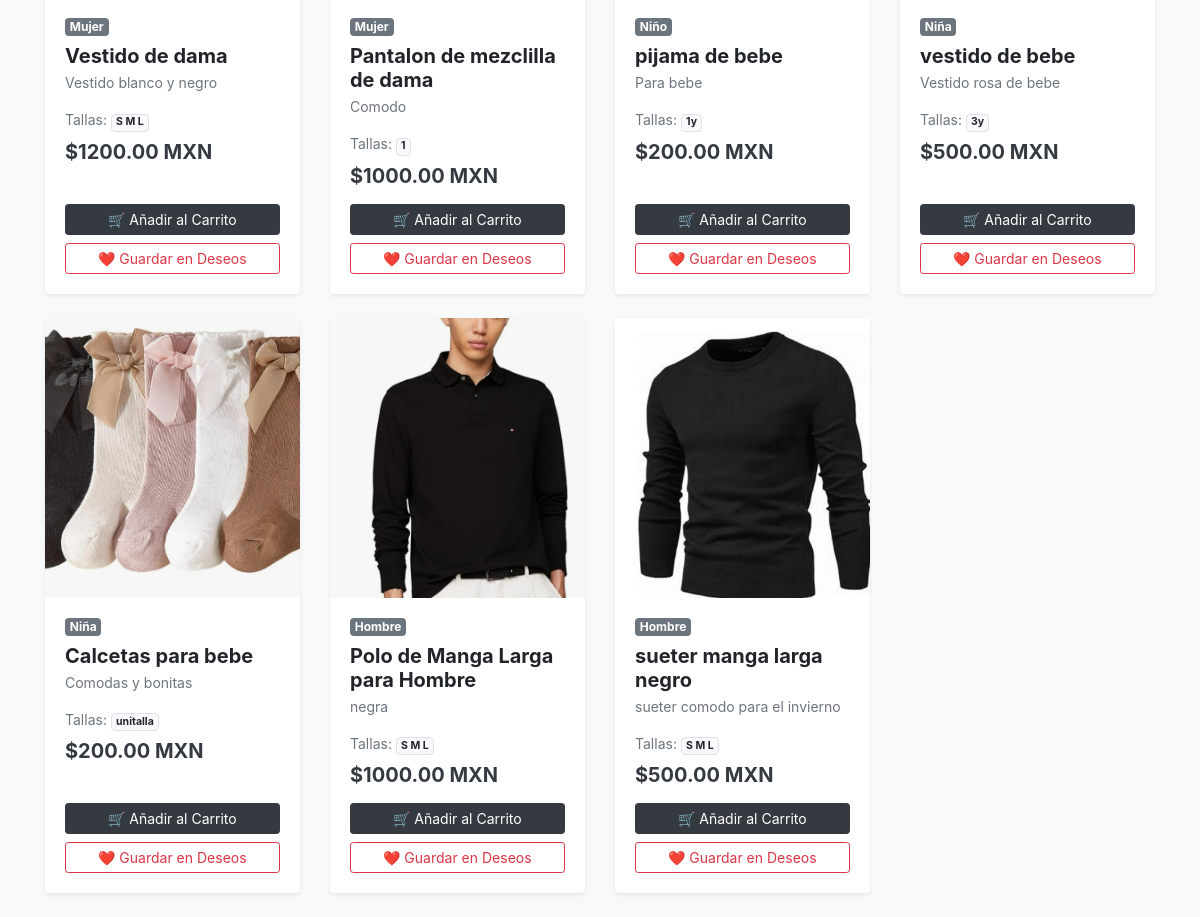
Before: / (lower part) with the older database file.
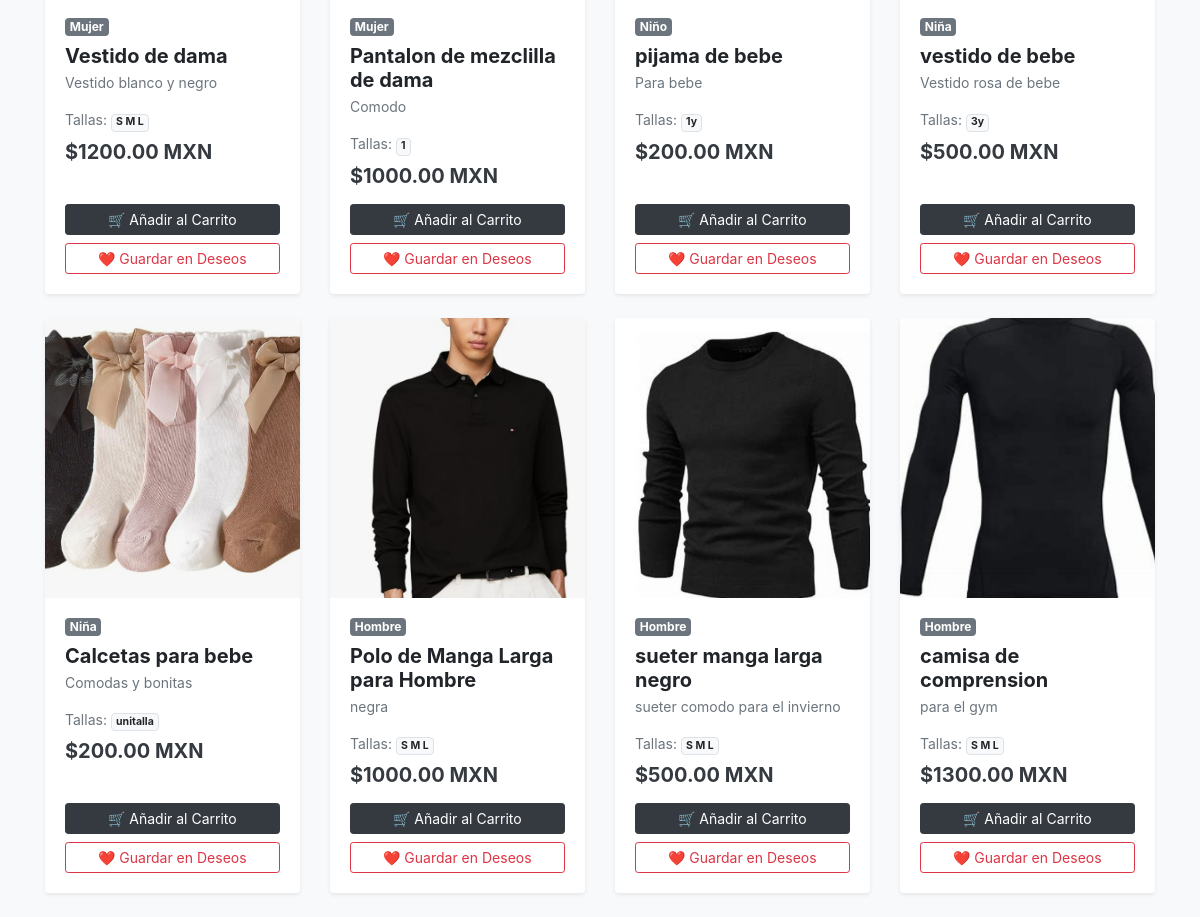
After: the same page with the newer database file.
### tienda/models.py (models this page shows, shortened)
class Producto(models.Model):
    CATEGORIAS = [
        ('Hombre', 'Hombre'),
        ('Mujer', 'Mujer'),
        ('Niña', 'Niña'),
        ('Niño', 'Niño'),
    ]
    nombre = models.CharField(max_length=100)
    descripcion = models.TextField()
    precio = models.DecimalField(max_digits=10, decimal_places=2)
    talla = models.CharField(max_length=10)
    stock = models.IntegerField()
    categoria = models.CharField(max_length=20, choices=CATEGORIAS)
    imagen = models.ImageField(upload_to='productos/', null=True, blank=True)

### tienda/views.py (the view)
# urls.py: path('', views.inicio, name='inicio'),
def inicio(request):
    productos = Producto.objects.all()
    buscar = request.GET.get('buscar')
    if buscar:
        productos = Producto.objects.filter(nombre__icontains=buscar)
    return render(request, 'tienda/inicio.html', {
        'productos': productos
    })

### tienda/templates/tienda/inicio.html (shortened to what this page needs)
<!DOCTYPE html>
<html lang="es">
<head>
    <link rel="stylesheet" href="https://cdn.jsdelivr.net/npm/bootstrap@4.6.2/dist/css/bootstrap.min.css">
</head>
<body class="bg-light">
    <div class="container mt-4">
        <div class="row">
            {% for producto in productos %}
                <div class="col-md-3 mb-4">
                    <div class="card h-100 product-card border-0 shadow-sm">
                        {% if producto.imagen %}
                            <img src="{{ producto.imagen.url }}" class="card-img-top" alt="{{ producto.nombre }}" style="height: 280px; object-fit: cover;">
                        {% else %}
                            <div class="bg-secondary text-white d-flex align-items-center justify-content-center" style="height: 280px;">
                                <span>Sin imagen</span>
                            </div>
                        {% endif %}
                        <div class="card-body d-flex flex-column">
                            <span class="badge badge-secondary mb-2 align-self-start">{{ producto.categoria }}</span>
                            <h5 class="card-title font-weight-bold mb-1">{{ producto.nombre }}</h5>
                            <p class="card-text text-muted small text-truncate">{{ producto.descripcion }}</p>
                            <p class="text-muted small mb-2">Tallas: <span class="badge badge-light border">{{ producto.talla }}</span></p>
                            <h5 class="text-dark font-weight-bold mb-3">${{ producto.price|default:producto.precio }} MXN</h5>
                            <div class="mt-auto">
                                <a href="{% url 'agregar_al_carrito' producto.id %}" class="btn btn-dark btn-block btn-sm mb-1">🛒 Añadir al Carrito</a>
                                <a href="{% url 'agregar_a_deseos' producto.id %}" class="btn btn-outline-danger btn-block btn-sm">❤️ Guardar en Deseos</a>
                            </div>
                        </div>
                    </div>
                </div>
            {% empty %}
                <div class="col-12 text-center py-5">
                    <p class="text-muted h5">No encontramos prendas que coincidan con tu búsqueda.</p>
                </div>
            {% endfor %}
        </div>
    </div>
</body>
</html>

Changed rows visible on the page:
added Producto: imagen (picture), categoria "Hombre", nombre "camisa de comprension", descripcion "para el gym", talla "S M L", price "1300.00"
